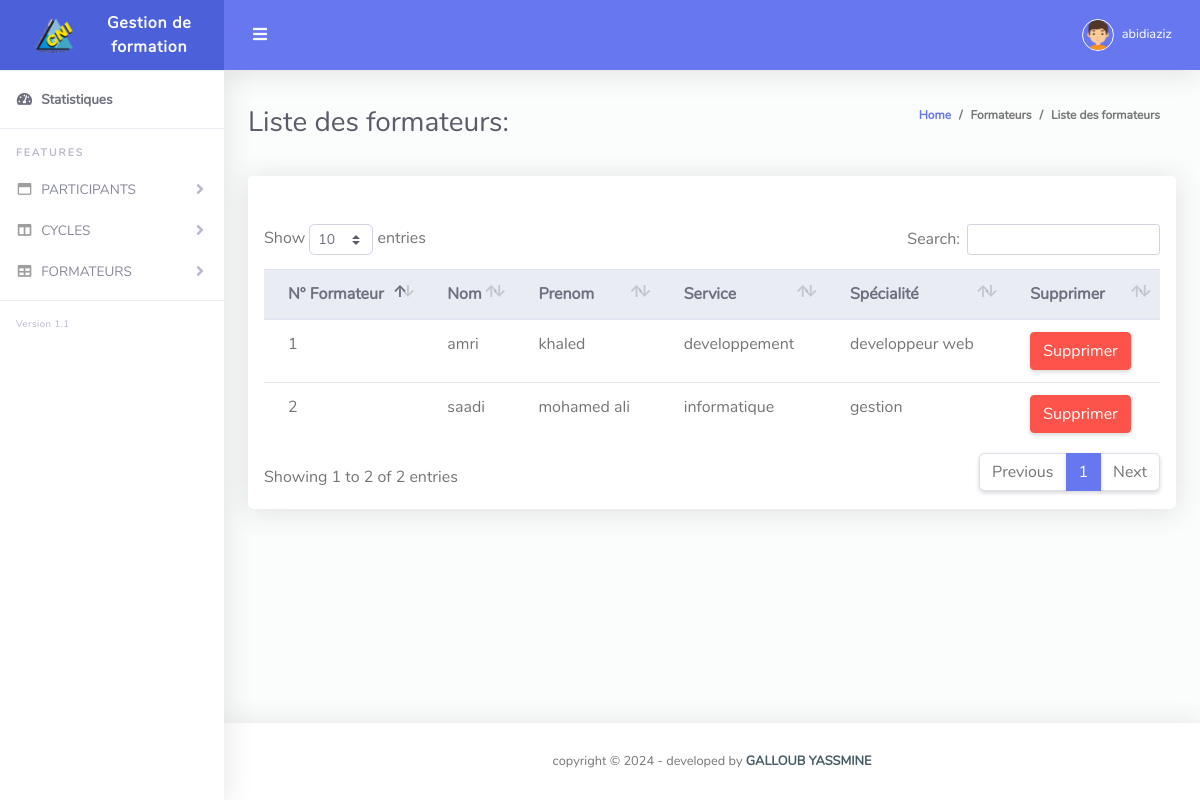
The page /admin/listeformateur.php (signed in) on the database its author committed.
### tables this page shows
CREATE TABLE `formateur` (
  `Numero_formateur` int(11) NOT NULL,
  `nom` varchar(255) NOT NULL,
  `prenom` varchar(255) NOT NULL,
  `service` varchar(255) NOT NULL,
  `specialité` varchar(255) NOT NULL
);

### admin/listeformateur.php (the view, shortened to what this page needs)
<!DOCTYPE html>
<html lang="en">
<head>
  <link href="../vendor/fontawesome-free/css/all.min.css" rel="stylesheet" type="text/css">
  <link href="../vendor/bootstrap/css/bootstrap.min.css" rel="stylesheet" type="text/css">
  <link href="../css/ruang-admin.min.css" rel="stylesheet">
  <link href="../vendor/datatables/dataTables.bootstrap4.min.css" rel="stylesheet">
</head>
 <?php
        include("../connexion/connexion.php");
        ?>
<body id="page-top">
  <div id="wrapper">
     <ul class="navbar-nav sidebar sidebar-light accordion" id="accordionSidebar">
      <a class="sidebar-brand d-flex align-items-center justify-content-center" href="admin.php">
        <div class="sidebar-brand-icon">
        <img src="../img/logo/logo_cni.png">
        </div>
        <div id="nom_app" class="sidebar-brand-text mx-3">Gestion de formation</div>
      </a>
      <hr class="sidebar-divider my-0">
      <li class="nav-item active">
        <a class="nav-link" href="admin.php">
          <i class="fas fa-fw fa-tachometer-alt"></i>
          <span>Statistiques</span></a>
      </li>
      <hr class="sidebar-divider">
      <div class="sidebar-heading">
        Features
      </div>
      <li class="nav-item">
        <a class="nav-link collapsed" href="#" data-toggle="collapse" data-target="#collapseBootstrap"
          aria-expanded="true" aria-controls="collapseBootstrap">
          <i class="far fa-fw fa-window-maximize"></i>
          <span id="nav1">PARTICIPANTS</span>
        </a>
      </li>
     <li class="nav-item">
        <a class="nav-link collapsed" href="#" data-toggle="collapse" data-target="#collapsePage" aria-expanded="true"
          aria-controls="collapsePage">
          <i class="fas fa-fw fa-columns"></i>
          <span id="nav2">CYCLES</span>
        </a>
      </li>
      <li class="nav-item">
        <a class="nav-link collapsed" href="#" data-toggle="collapse" data-target="#collapseTable" aria-expanded="true"
          aria-controls="collapseTable">
          <i class="fas fa-fw fa-table"></i>
          <span id="nav3">FORMATEURS</span>
        </a>
      </li>
      <hr class="sidebar-divider">
      <div class="version" id="version-ruangadmin"></div>
    </ul>
    <div id="content-wrapper" class="d-flex flex-column">
      <div id="content">
         <nav class="navbar navbar-expand navbar-light bg-navbar topbar mb-4 static-top">
          <button id="sidebarToggleTop" class="btn btn-link rounded-circle mr-3">
            <i class="fa fa-bars"></i>
          </button>
          <ul class="navbar-nav ml-auto">
            <li class="nav-item dropdown no-arrow">
              <a class="nav-link dropdown-toggle" href="#" id="userDropdown" role="button" data-toggle="dropdown"
                aria-haspopup="true" aria-expanded="false">
                <img class="img-profile rounded-circle" src="../img/boy.png" style="max-width: 60px">
                <span class="ml-2 d-none d-lg-inline text-white small"><?php echo $_SESSION["username"]; ?></span>
              </a>
            </li>
          </ul>
        </nav>
        <div class="container-fluid" id="container-wrapper">
          <div class="d-sm-flex align-items-center justify-content-between mb-4">
            <h1 class="h3 mb-0 text-gray-800" id="titre">Liste des formateurs:</h1>
            <ol class="breadcrumb">
              <li id="home" class="breadcrumb-item"><a href="./">Home</a></li>
              <li id="participant" class="breadcrumb-item">Formateurs</li>
              <li id="listparticipant" class="breadcrumb-item active" aria-current="page">Liste des formateurs</li>
            </ol>
          </div>
          <div class="row">
            <div class="col-lg-12">
              <div class="card mb-4">
                <div class="card-header py-3 d-flex flex-row align-items-center justify-content-between">
                </div>
                <div class="table-responsive p-3">
                  <table class="table align-items-center table-flush table-hover" id="dataTableHover">
                    <thead class="thead-light">
                      <tr>
                        <th id="demo0" >N° Formateur</th>
                        <th id="demo1">Nom </th>
                        <th id="demo2">Prenom</th>
                        <th id="demo3">Service</th>
                        <th id="demo4">Spécialité</th>
                        <th>Supprimer</th>
                      </tr>
                    </thead>
                    <tbody>
        <?php
        $result = $bdd->query("SELECT * FROM formateur ");
        $result->setFetchMode(PDO::FETCH_ASSOC);
        foreach ($result as $row) {
                     ?>
                     <tr>
                       <td><?php echo ($row['Numero_formateur'])?></td>
                       <td><?php echo ($row['nom'])?></td>
                       <td><?php echo ($row['prenom'])?></td>
                       <td><?php echo ($row['service'])?></td>
                       <td><?php echo ($row['specialité'])?></td>
                      <td><a name="delete" class="btn btn-danger" href="supprimerFormateur.php?Numero_formateur=<?= $row['Numero_formateur']?>">Supprimer</a></td>
                        </tr>
                        <?php
                        }
                        ?>
                    </tbody>
                  </table>
                </div>
              </div>
            </div>
          </div>
        </div>
      </div>
      <footer class="sticky-footer bg-white">
        <div class="container my-auto">
          <div class="copyright text-center my-auto">
            <span>copyright &copy; <script> document.write(new Date().getFullYear()); </script> - developed by
              <b><a href="" target="_blank">GALLOUB YASSMINE</a></b>
            </span>
          </div>
        </div>
      </footer>
    </div>
  </div>
</body>
</html>

### rows shown on the page
formateur: Numero_formateur "1", nom "amri", prenom "khaled", service "developpement", specialité "developpeur web"
formateur: Numero_formateur "2", nom "saadi", prenom "mohamed ali", service "informatique", specialité "gestion"

### other values the page prints
$_SESSION["username"] "abidiaziz"
